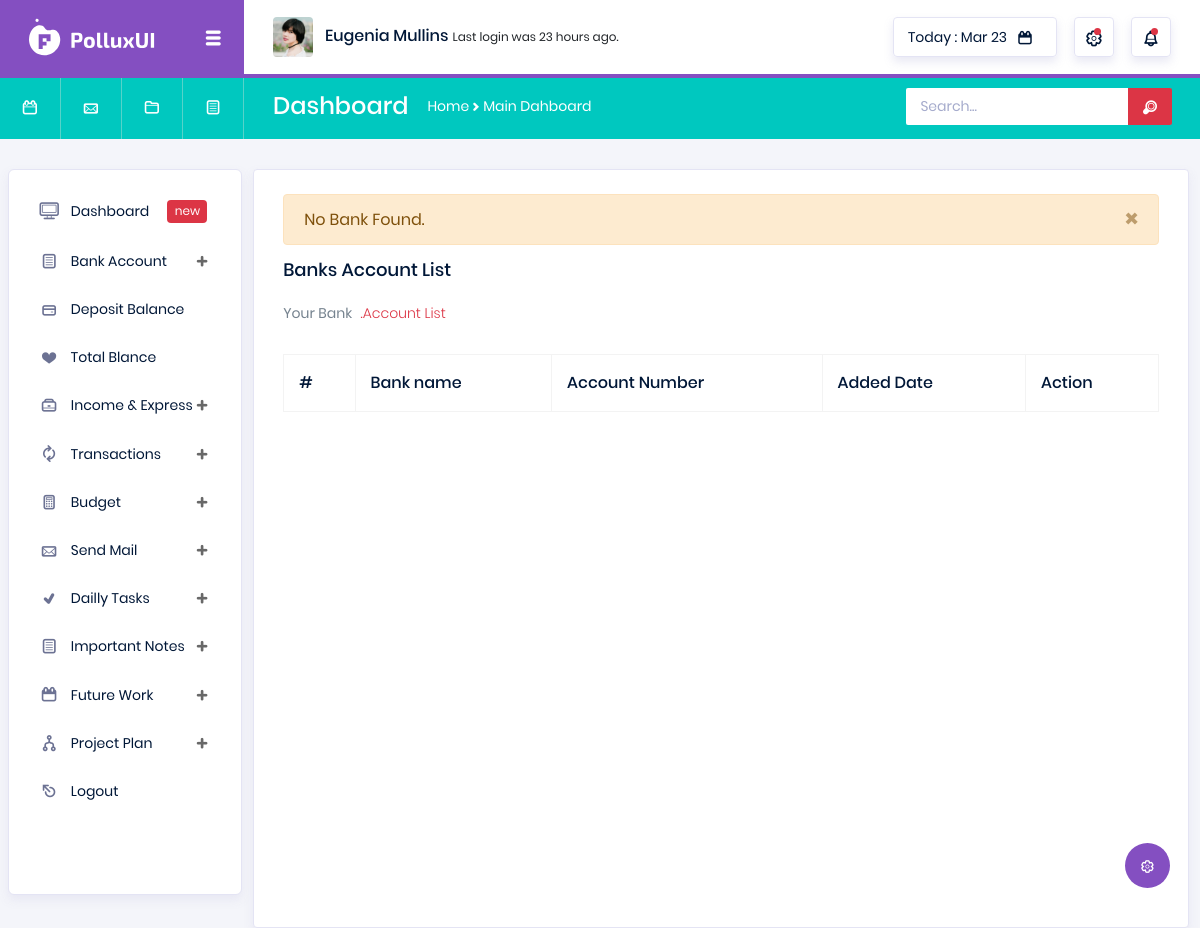
Before: /view-bank-accounts/ (signed in) with the older database file.
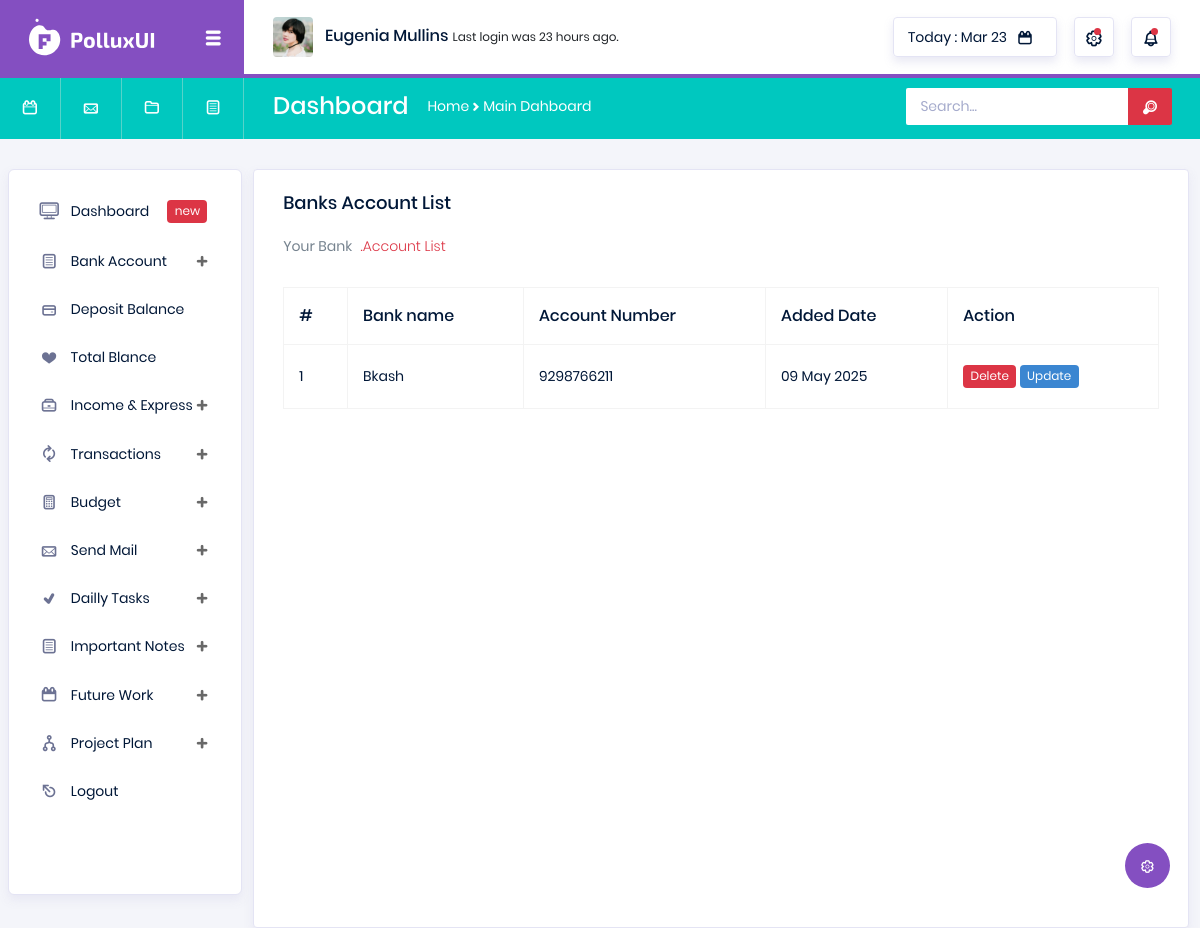
After: the same page with the newer database file.
### transactions/models.py (models this page shows, shortened)
class Bank(models.Model):
    user = models.ForeignKey(User, on_delete=models.CASCADE)
    bank_name = models.CharField(max_length=120)
    account_number = models.CharField(max_length=160)
    date = models.DateTimeField(auto_now_add=True)

### transactions/views.py (the view)
# urls.py: path('view-bank-accounts/', views.View_Banks, name='view_bank'),
@login_required
def View_Banks(request):
    user = request.user
    banks = Bank.objects.filter(user=user)
    if not banks.exists():
        messages.warning(request, 'No Bank Found.')
    context = {
        'banks':banks
    }
    return render(request, 'transaction/view-banks.html', context)

### templates/transaction/view-banks.html (shortened to what this page needs)
{% extends 'base.html' %}
{% load static %}
{% block body %}
<div class="col-lg-12 grid-margin stretch-card">
    <div class="card">
      <div class="card-body">
        {% include "shared/messages.html" %}
        <h4 class="card-title">Banks Account List</h4>
        <p class="card-description">
          Your Bank <code>.Account List</code>
        </p>
        <div class="table-responsive pt-3">
          <table class="table table-bordered">
            <thead>
              <tr>
                <th>
                  #
                </th>
                <th>
                  Bank name
                </th>
                <th>
                  Account Number
                </th>
                <th>
                  Added Date
                </th>
                <th>
                  Action
                </th>
              </tr>
            </thead>
            <tbody>
            {% for bank in banks %}
              <tr>
                <td>
                  {{forloop.counter}}
                </td>
                <td>
                  {{bank.bank_name}}
                </td>
                <td>
                    {{bank.account_number}}
                </td>
                <td>
                    {{bank.date|date:"d F Y"}}
                </td>
                <td>
                  <label class="badge badge-danger" id="hello" onclick="updateUrl({{bank.id}})" data-toggle="modal" data-target="#exampleModal">Delete</label>
                  <a href="{% url 'transaction:update_bank' bank.id %}" class="badge badge-info">Update</a>
                </td>
              </tr>
            {% endfor %}
            </tbody>
          </table>
        </div>
      </div>
    </div>
  </div>
{% endblock %}

Changed rows visible on the page:
added Bank: bank_name "Bkash", account_number "9298766211", date "09 May 2025"
Other visible differences:
list line gone: "No Bank Found. ×"
